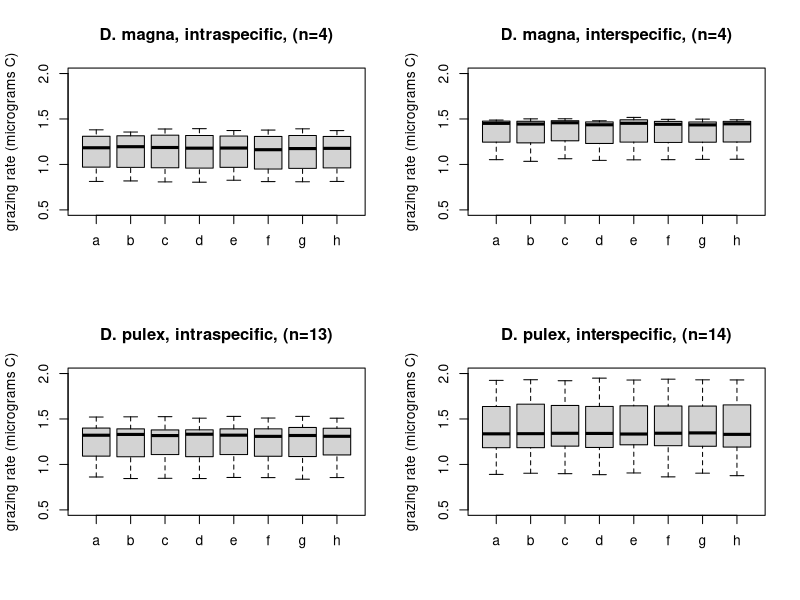

The R source for this figure:
#############################Grazing rate simulation#############################
library(dplyr)

## Set the random seed ##
set.seed(43)

#Create Dataframe: 35 clones = 8 Dm (4 intra + 4 inter) + 27 Dp (13 intra + 14 inter) and 8 reps

fulldata=data.frame(clone = c(rep(1:35, each=8)), Species = c(rep(0,280)), MesoDm= c(rep(0,280)), MesoDp= c(rep(0,280))
                , Trta=rep(c(1,0,0,0,0,0,0,0),times=35), Trtb=rep(c(0,1,0,0,0,0,0,0),times=35)
                , Trtc=rep(c(0,0,1,0,0,0,0,0),times=35), Trtd=rep(c(0,0,0,1,0,0,0,0),times=35)
                , Trte=rep(c(0,0,0,0,1,0,0,0),times=35), Trtf=rep(c(0,0,0,0,0,1,0,0),times=35)
                , Trtg=rep(c(0,0,0,0,0,0,1,0),times=35), Trth=rep(c(0,0,0,0,0,0,0,1),times=35))

fulldata[65:280,2]=1
fulldata[33:64,3]=1
fulldata[169:280,4]=1
clonedata= distinct(fulldata, clone, .keep_all= TRUE)

##Parameter

#Species
a1= 1.4 #Mean Dm
a2= 1.4 #Mean Dp

o1= 0.2 #var Dm (? Add an exponetial prior for this and other variance?)
o2= 0.2 #var Dp

#Mesocosm
b1= runif(1, -0.1, 0.05) # influence of Mesocoms on Dm intraspecific
b2= runif(1, -0.1, 0.05) # influence of Mesocoms on Dm interspecific
b3= runif(1, -0.1, 0.05) # influence of Mesocoms on Dp intraspecific
b4= runif(1, -0.1, 0.05) # influence of Mesocoms on Dp interspecific

#interclonal variance
o3= 0.1

#Treatment
b5= runif(1, -0.001, 0.001) # influence of intraC treatment
b6= runif(1, -0.001, 0.001) # influence of intraS treatment
b7= runif(1, -0.001, 0.001) # influence of intraS treatment
b8= runif(1, -0.001, 0.001) # influence of intraS treatment
b9= runif(1, -0.001, 0.001) # influence of interS treatment
b10=runif(1, -0.001, 0.001) # influence of interS treatment 
b11=runif(1, -0.001, 0.001) # influence of interS treatment

#intraclonal variance
o4= 0.01


##Model for Meso-clones grazing rate
for (i in 1:nrow(clonedata)){
  if (clonedata[i,2] == 0){
    ax= rnorm(1,a1,o1) # Normal Distribution of Dm
    y= ax + b1 * (1 - clonedata[i,3])+ b2 * clonedata[i,3] #Evolution in mesocosms
    clonedata[i,13]= rnorm(1, y, o3) # Inter-Clone variance, is it needed?
  } else {
    ax= rnorm(1,a2,o2) # Normal Distribution of Dp
    y= ax + b3 * (1 - clonedata[i,4])+ b4 * clonedata[i,4] #Effect of mesocosm (evolution)
    clonedata[i,13]=rnorm(1, y, o3) # Inter-Clone variance, is it needed?
  }
}

##Model for treatment grazing rate (? Problem is, beta parameter similar for each mesocosm treatment? Example:Maybe inter-meso-clones are better adapted to inter-treatment?)
v = merge(clonedata[c("clone","V13")], fulldata, by="clone")

for (j in 1:nrow(fulldata)){
  z= v[j,2] + b5*fulldata[j,6] + b6*fulldata[j,7] + b7*fulldata[j,8] + b8*fulldata[j,9] + b9*fulldata[j,10] + b10*fulldata[j,11] + b11*fulldata[j,12] # Effect of treatments
  fulldata[j,13:15]= rnorm(3,z,o4)
}


##plotting
par(mfrow=c(2,2))
# Plot 1: dm intra
boxplot(fulldata$V15[fulldata$Species=="0" & fulldata$MesoDm=="0" & fulldata$Trta=="1"],fulldata$V15[fulldata$Species=="0" & fulldata$MesoDm=="0" & fulldata$Trtb=="1"],fulldata$V15[fulldata$Species=="0" & fulldata$MesoDm=="0" & fulldata$Trtc=="1"],fulldata$V15[fulldata$Species=="0" & fulldata$MesoDm=="0" & fulldata$Trtd=="1"],fulldata$V15[fulldata$Species=="0" & fulldata$MesoDm=="0" & fulldata$Trte=="1"],fulldata$V15[fulldata$Species=="0" & fulldata$MesoDm=="0" & fulldata$Trtf=="1"],fulldata$V15[fulldata$Species=="0" & fulldata$MesoDm=="0" & fulldata$Trtg=="1"],fulldata$V15[fulldata$Species=="0" & fulldata$MesoDm=="0" & fulldata$Trth=="1"],ylab="grazing rate (micrograms C)",names=c("a","b","c","d","e","f","g","h"), main="D. magna, intraspecific, (n=4)",ylim = c(0.5, 2))
# Plot 2: dm inter
boxplot(fulldata$V15[fulldata$Species=="0" & fulldata$MesoDm=="1" & fulldata$Trta=="1"],fulldata$V15[fulldata$Species=="0" & fulldata$MesoDm=="1" & fulldata$Trtb=="1"],fulldata$V15[fulldata$Species=="0" & fulldata$MesoDm=="1" & fulldata$Trtc=="1"],fulldata$V15[fulldata$Species=="0" & fulldata$MesoDm=="1" & fulldata$Trtd=="1"],fulldata$V15[fulldata$Species=="0" & fulldata$MesoDm=="1" & fulldata$Trte=="1"],fulldata$V15[fulldata$Species=="0" & fulldata$MesoDm=="1" & fulldata$Trtf=="1"],fulldata$V15[fulldata$Species=="0" & fulldata$MesoDm=="1" & fulldata$Trtg=="1"],fulldata$V15[fulldata$Species=="0" & fulldata$MesoDm=="1" & fulldata$Trth=="1"],ylab="grazing rate (micrograms C)",names=c("a","b","c","d","e","f","g","h"), main="D. magna, interspecific, (n=4)",ylim = c(0.5, 2))
# Plot 3: dp intra
boxplot(fulldata$V15[fulldata$Species=="1" & fulldata$MesoDp=="0" & fulldata$Trta=="1"],fulldata$V15[fulldata$Species=="1" & fulldata$MesoDp=="0" & fulldata$Trtb=="1"],fulldata$V15[fulldata$Species=="1" & fulldata$MesoDp=="0" & fulldata$Trtc=="1"],fulldata$V15[fulldata$Species=="1" & fulldata$MesoDp=="0" & fulldata$Trtd=="1"],fulldata$V15[fulldata$Species=="1" & fulldata$MesoDp=="0" & fulldata$Trte=="1"],fulldata$V15[fulldata$Species=="1" & fulldata$MesoDp=="0" & fulldata$Trtf=="1"],fulldata$V15[fulldata$Species=="1" & fulldata$MesoDp=="0" & fulldata$Trtg=="1"],fulldata$V15[fulldata$Species=="1" & fulldata$MesoDp=="0" & fulldata$Trth=="1"],ylab="grazing rate (micrograms C)",names=c("a","b","c","d","e","f","g","h"), main="D. pulex, intraspecific, (n=13)",ylim = c(0.5, 2))
# Plot 4: dp inter
boxplot(fulldata$V15[fulldata$Species=="1" & fulldata$MesoDp=="1" & fulldata$Trta=="1"],fulldata$V15[fulldata$Species=="1" & fulldata$MesoDp=="1" & fulldata$Trtb=="1"],fulldata$V15[fulldata$Species=="1" & fulldata$MesoDp=="1" & fulldata$Trtc=="1"],fulldata$V15[fulldata$Species=="1" & fulldata$MesoDp=="1" & fulldata$Trtd=="1"],fulldata$V15[fulldata$Species=="1" & fulldata$MesoDp=="1" & fulldata$Trte=="1"],fulldata$V15[fulldata$Species=="1" & fulldata$MesoDp=="1" & fulldata$Trtf=="1"],fulldata$V15[fulldata$Species=="1" & fulldata$MesoDp=="1" & fulldata$Trtg=="1"],fulldata$V15[fulldata$Species=="1" & fulldata$MesoDp=="1" & fulldata$Trth=="1"],ylab="grazing rate (micrograms C)",names=c("a","b","c","d","e","f","g","h"), main="D. pulex, interspecific, (n=14)",ylim = c(0.5, 2))

